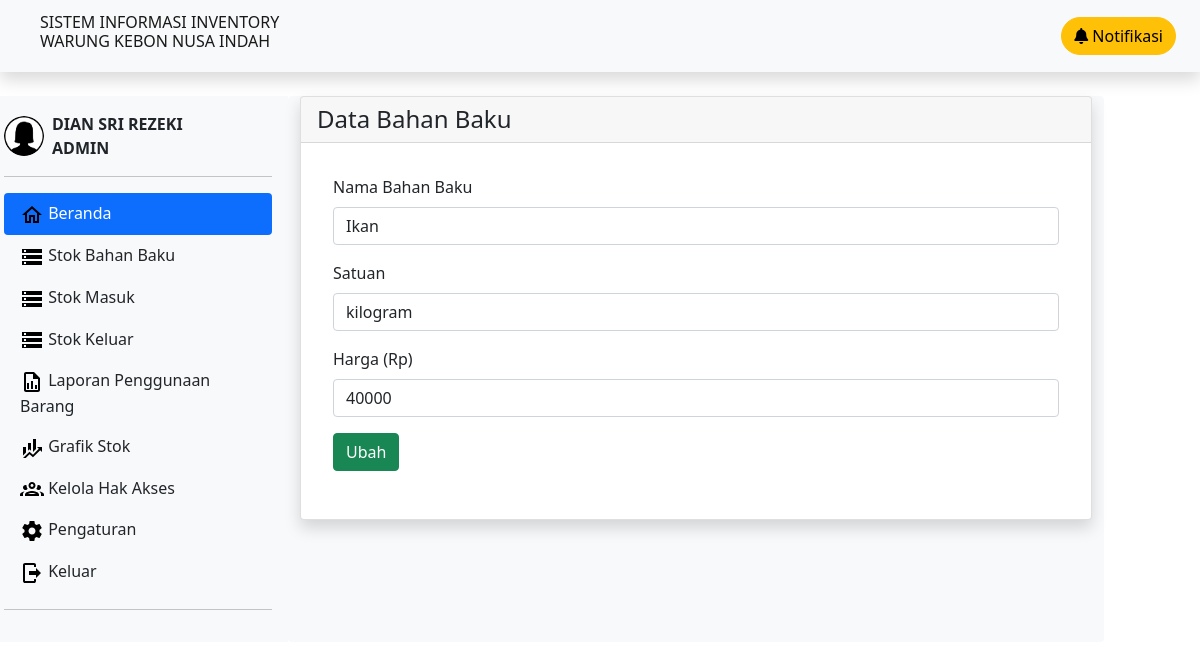
/ubah-bahan-baku.php?id=1, run on the app's committed database.
### tables this page shows
CREATE TABLE `bahan_baku` (
  `id` int(11) NOT NULL,
  `nama` varchar(50) NOT NULL,
  `stok` int(11) NOT NULL,
  `satuan` varchar(50) NOT NULL,
  `harga` int(11) NOT NULL
);

### ubah-bahan-baku.php (the view, shortened to what this page needs)
<!DOCTYPE html>
<html lang="en">
<head>
    <link href="vendor/twbs/bootstrap/dist/css/bootstrap.css" rel="stylesheet">
    <link href="vendor/twbs/bootstrap/dist/css/all.css" rel="stylesheet">
    <link rel="stylesheet" href="https://cdn.datatables.net/1.11.5/css/dataTables.bootstrap4.min.css">
</head>
<body>
    <?php
    include 'navbar-sidebar.php';
    $id = $_GET['id'];
    $dataBahanBaku = mysqli_query($conn, "SELECT * FROM bahan_baku WHERE id = $id");
    $row = mysqli_fetch_array($dataBahanBaku);
    ?>
    <div class="bg-light rounded col-8">
    <div class="card shadow mb-4">
      <div class="card-header">
          <div class="d-sm-flex align-items-center justify-content-between">
              <h4 class="m-0 font-weight-bold">Data Bahan Baku</h4>
          </div>
      </div>
      <div class="card-body">
        <div class="table-responsive">
        <form action="" method="post" class="py-3 px-3">
        <div class="mb-3">
          <label for="nama" class="form-label">Nama Bahan Baku</label>
          <input type="text" class="form-control" id="nama" name="nama" value="<?= $row['nama']; ?>">
        </div>
        <div class="mb-3">
          <label for="satuan" class="form-label">Satuan</label>
          <input type="text" class="form-control" id="satuan" name="satuan" value="<?= $row['satuan']; ?>">
        </div>
        <div class="mb-3">
          <label for="harga" class="form-label">Harga (Rp)</label>
          <input type="number" class="form-control" id="harga" name="harga" value="<?= $row['harga']; ?>">
        </div>
        <div class="mb-3">
          <button type="submit" class="btn btn-success" name="ubah">Ubah</button>
        </div>
        </form>
        </div>
      </div>
    </div>
    </div>
    </div>
</body>
</html>

### data on the page
bahan_baku: nama "Ikan", satuan "kilogram", harga "40000"
